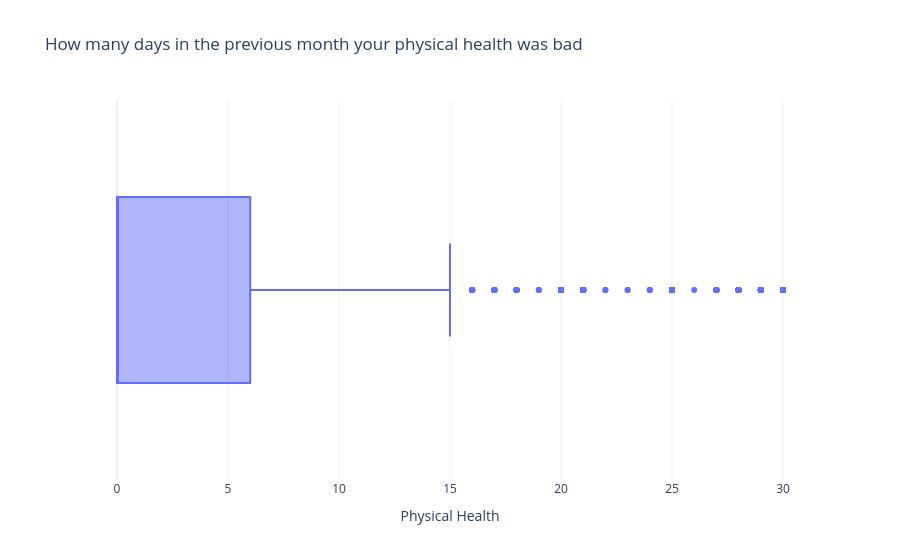

The cell this chart's notebook holds for it:
### Code cell
# visualizing the respondents answer to the question "In the previous month, how many days have you felt that your physical health was bad"

fig = px.box(df, x='PhysHlth', title= 'How many days in the previous month your physical health was bad', labels={'PhysHlth': 'Physical Health'})
fig.update_layout(template='plotly_white', yaxis_title=None)
fig.show()

### Figure 1 — Plotly figure (JSON) as saved in the notebook; plotly's stock layout.template omitted (floating-point values rounded to 4 significant figures; data arrays with more than 128 entries replaced by an {"elided": "..."} marker saying what was removed)
{"data": [{"alignmentgroup": "True", "hovertemplate": "Physical Health=%{x}<extra></extra>", "legendgroup": "", "marker": {"color": "#636efa"}, "name": "", "notched": false, "offsetgroup": "", "orientation": "h", "showlegend": false, "type": "box", "x": {"elided": "12000 int values"}, "x0": " ", "xaxis": "x", "y0": " ", "yaxis": "y"}], "layout": {"boxmode": "group", "legend": {"tracegroupgap": 0}, "title": {"text": "How many days in the previous month your physical health was bad"}, "xaxis": {"anchor": "y", "domain": [0, 1], "title": {"text": "Physical Health"}}, "yaxis": {"anchor": "x", "domain": [0, 1], "title": {}}}}
